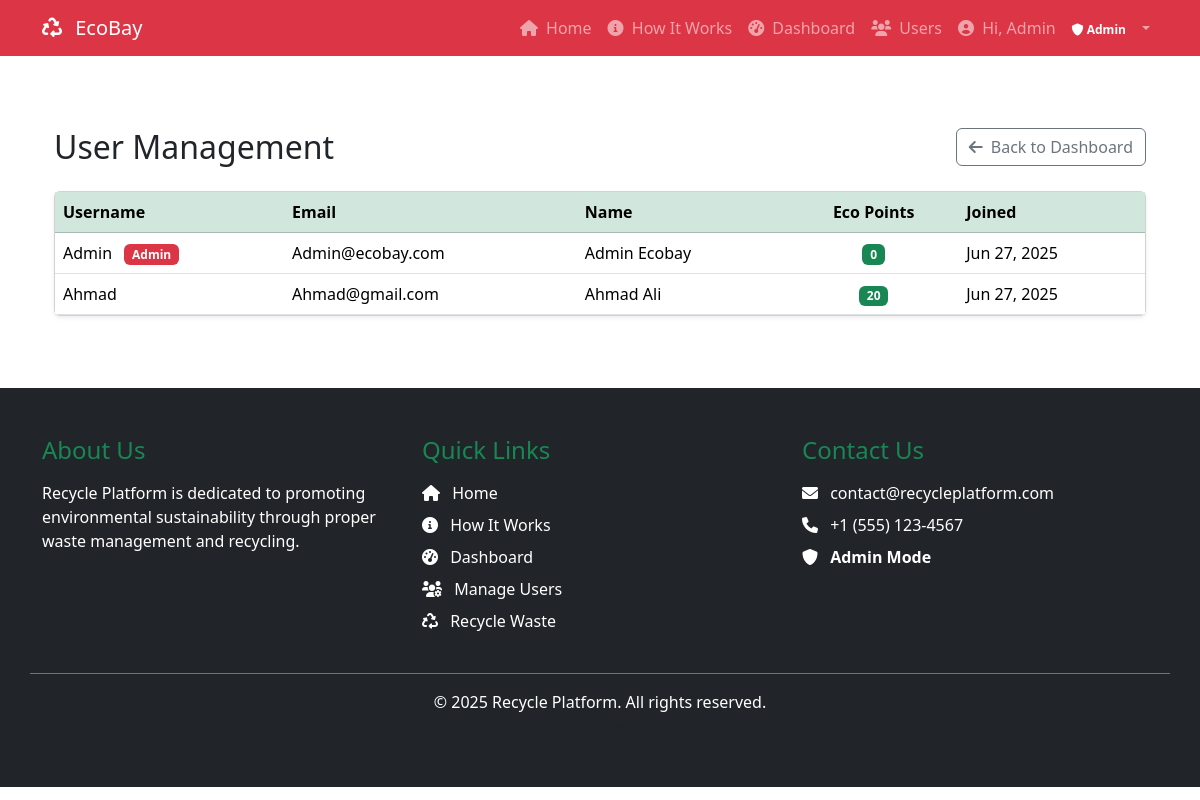
Screenshot of /admin/users.php (signed in) with the database file from the repository.
### tables this page shows
CREATE TABLE `users` (
  `id` int(11) NOT NULL,
  `username` varchar(50) NOT NULL,
  `email` varchar(100) NOT NULL,
  `password` varchar(255) NOT NULL,
  `first_name` varchar(50) DEFAULT NULL,
  `last_name` varchar(50) DEFAULT NULL,
  `address` text DEFAULT NULL,
  `phone` varchar(20) DEFAULT NULL,
  `eco_points` int(11) DEFAULT 0,
  `created_at` timestamp NOT NULL DEFAULT current_timestamp(),
  `updated_at` timestamp NOT NULL DEFAULT current_timestamp() ON UPDATE current_timestamp(),
  `is_admin` tinyint(1) DEFAULT 0
);

### admin/users.php (the view, shortened to what this page needs)
<?php
require_once '../includes/config.php';
$stmt = $pdo->prepare("SELECT * FROM users ORDER BY created_at DESC");
$stmt->execute();
$users = $stmt->fetchAll(PDO::FETCH_ASSOC);
?>
<?php include '../includes/header.php'; ?>
<div class="container py-5">
    <div class="d-flex justify-content-between align-items-center mb-4">
        <h2 class="mb-0">User Management</h2>
        <a href="dashboard.php" class="btn btn-outline-secondary">
            <i class="fas fa-arrow-left me-2"></i>Back to Dashboard
        </a>
    </div>
    <div class="card shadow-sm">
        <div class="card-body p-0">
            <div class="table-responsive">
                <table class="table table-hover align-middle mb-0">
                    <thead class="table-success">
                        <tr>
                            <th>Username</th>
                            <th>Email</th>
                            <th>Name</th>
                            <th class="text-center">Eco Points</th>
                            <th>Joined</th>
                        </tr>
                    </thead>
                    <tbody>
                        <?php foreach ($users as $user): ?>
                            <tr>
                                <td>
                                    <?= htmlspecialchars($user['username']) ?>
                                    <?php if ($user['is_admin']): ?>
                                        <span class="badge bg-danger ms-2">Admin</span>
                                    <?php endif; ?>
                                </td>
                                <td><?= htmlspecialchars($user['email']) ?></td>
                                <td><?= htmlspecialchars($user['first_name']) ?> <?= htmlspecialchars($user['last_name']) ?></td>
                                <td class="text-center">
                                    <span class="badge bg-success"><?= $user['eco_points'] ?></span>
                                </td>
                                <td><?= date('M j, Y', strtotime($user['created_at'])) ?></td>
                            </tr>
                        <?php endforeach; ?>
                    </tbody>
                </table>
            </div>
        </div>
    </div>
</div>
<?php include '../includes/footer.php'; ?>

### includes/header.php (shortened to what this page needs)
<?php
$base_url = 'http://' . $_SERVER['HTTP_HOST'] . '/ecobay-unsecure/';
$is_admin = isset($_SESSION['is_admin']) && $_SESSION['is_admin'];
?>
<!DOCTYPE html>
<html lang="en">
<head>
    <link href="https://cdn.jsdelivr.net/npm/bootstrap@5.3.7/dist/css/bootstrap.min.css" rel="stylesheet">
    <link rel="stylesheet" href="https://cdnjs.cloudflare.com/ajax/libs/font-awesome/6.0.0/css/all.min.css">
</head>
<body>
    <header class="navbar navbar-expand-lg navbar-dark bg-danger">
        <div class="container">
            <a class="navbar-brand" href="<?= $base_url ?>index.php">
                <i class="fas fa-recycle me-2"></i>
                <span>EcoBay</span>
            </a>
            <nav class="collapse navbar-collapse" id="mainNav">
                <ul class="navbar-nav ms-auto">
                    <li class="nav-item">
                        <a class="nav-link" href="<?= $base_url ?>index.php">
                            <i class="fas fa-home me-1"></i> Home
                        </a>
                    </li>
                    <li class="nav-item">
                        <a class="nav-link" href="<?= $base_url ?>about.php">
                            <i class="fas fa-info-circle me-1"></i> How It Works
                        </a>
                    </li>
                    <?php if (isset($_SESSION['user_id'])): ?>
                        <?php if ($is_admin): ?>
                            <li class="nav-item">
                                <a class="nav-link" href="<?= $base_url ?>admin/dashboard.php">
                                    <i class="fas fa-tachometer-alt me-1"></i> Dashboard
                                </a>
                            </li>
                            <li class="nav-item">
                                <a class="nav-link" href="<?= $base_url ?>admin/users.php">
                                    <i class="fas fa-users me-1"></i> Users
                                </a>
                            </li>
                        <?php endif; ?>
                        <li class="nav-item dropdown">
                            <a class="nav-link dropdown-toggle" href="#" id="userDropdown" role="button" data-bs-toggle="dropdown">
                                <i class="fas fa-user-circle me-1"></i> Hi, <?= htmlspecialchars($_SESSION['username'] ?? 'User') ?>
                                <?php if ($is_admin): ?>
                                    <span class="badge bg-danger ms-1"><i class="fas fa-shield-alt"></i> Admin</span>
                                <?php endif; ?>
                            </a>
                        </li>
                    <?php endif; ?>
                </ul>
            </nav>
        </div>
    </header>
    <main class="container my-4">

### includes/footer.php (shortened to what this page needs)
</main>
<footer class="bg-dark text-white py-5">
    <div class="container">
        <div class="row">
            <div class="col-md-4 mb-4 mb-md-0">
                <h4 class="text-success mb-3">About Us</h4>
                <p>Recycle Platform is dedicated to promoting environmental sustainability through proper waste management and recycling.</p>
            </div>
            <div class="col-md-4 mb-4 mb-md-0">
                <h4 class="text-success mb-3">Quick Links</h4>
                <ul class="list-unstyled">
                    <li class="mb-2">
                        <a href="<?= $base_url ?>index.php" class="text-white text-decoration-none">
                            <i class="fas fa-home me-2"></i> Home
                        </a>
                    </li>
                    <li class="mb-2">
                        <a href="<?= $base_url ?>about.php" class="text-white text-decoration-none">
                            <i class="fas fa-info-circle me-2"></i> How It Works
                        </a>
                    </li>
                    <?php if (isset($_SESSION['user_id'])): ?>
                        <?php if ($is_admin): ?>
                            <li class="mb-2">
                                <a href="<?= $base_url ?>admin/dashboard.php" class="text-white text-decoration-none">
                                    <i class="fas fa-tachometer-alt me-2"></i> Dashboard
                                </a>
                            </li>
                            <li class="mb-2">
                                <a href="<?= $base_url ?>admin/users.php" class="text-white text-decoration-none">
                                    <i class="fas fa-users-cog me-2"></i> Manage Users
                                </a>
                            </li>
                        <?php endif; ?>
                        <li class="mb-2">
                            <a href="<?= $base_url ?>item/sell.php" class="text-white text-decoration-none">
                                <i class="fas fa-recycle me-2"></i> Recycle Waste
                            </a>
                        </li>
                    <?php endif; ?>
                </ul>
            </div>
            <div class="col-md-4">
                <h4 class="text-success mb-3">Contact Us</h4>
                <p class="mb-2">
                    <i class="fas fa-envelope me-2"></i> contact@recycleplatform.com
                </p>
                <p class="mb-2">
                    <i class="fas fa-phone me-2"></i> +1 (555) 123-4567
                </p>
                <?php if ($is_admin): ?>
                    <p class="mb-0">
                        <i class="fas fa-shield-alt me-2"></i> <strong>Admin Mode</strong>
                    </p>
                <?php endif; ?>
            </div>
        </div>
        <div class="row mt-4 pt-3 border-top border-secondary">
            <div class="col-12 text-center">
                <p class="mb-0">&copy; <?= date('Y') ?> Recycle Platform. All rights reserved.</p>
                <?php if ($is_admin): ?>
                    <p class="text-muted small mt-1 mb-0">Admin Panel v2.1</p>
                <?php endif; ?>
            </div>
        </div>
    </div>
</footer>
</body>
</html>

### rows the page displays
users: username "Admin", is_admin "Admin", email "Admin@ecobay.com", first_name "Admin", last_name "Ecobay", eco_points "0", created_at "Jun 27, 2025"
users: username "Ahmad", email "Ahmad@gmail.com", first_name "Ahmad", last_name "Ali", eco_points "20", created_at "Jun 27, 2025"

### other values shown
$_SESSION['username'] "Admin"
